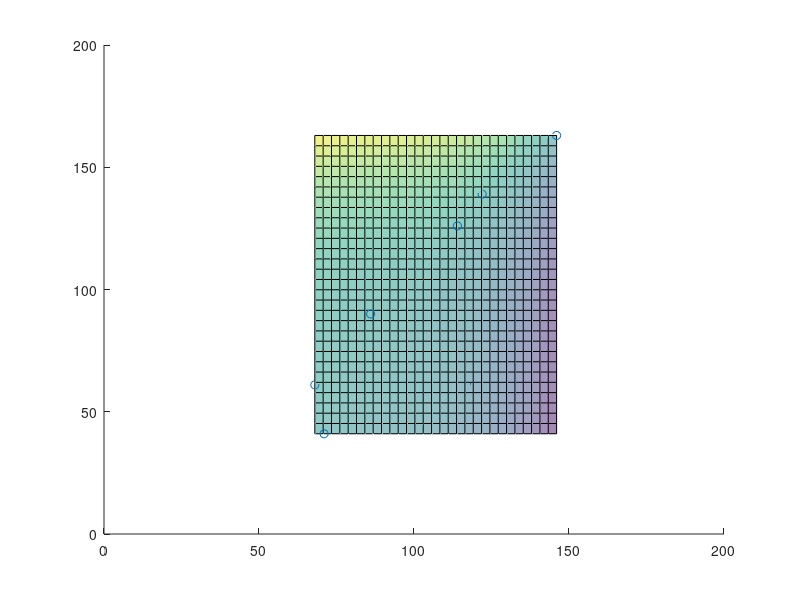

Write MATLAB code to recreate this figure.
hold on
base = [122 139 0.115;
 114 126 0.120;
 086 090 0.105;
 134 144 0.090;
 146 163 0.100;
 107 136 0.120;
 068 061 0.105;
 117 062 0.080;
 071 041 0.100;
 098 120 0.11]

inputs_linear = base(:,1:2)
inputs_quadratico = inputs_linear.^2
X = [ones(size(inputs_linear, 1), 1), inputs_linear]

X_polinomial = [X, inputs_quadratico]
inputs_cubico = inputs_linear.^3;
X_polinomial = [X_polinomial, inputs_cubico];
y = base(:,3)
betas = (X_polinomial'*X_polinomial)^-1*X_polinomial'*y


[x1_grid, x2_grid] = meshgrid(linspace(min(base(:,1)), max(base(:,1)), 30), ...
                              linspace(min(base(:,2)), max(base(:,2)), 30));

y_grid = betas(1) + betas(2)*x1_grid + betas(3)*x2_grid + betas(4)*x1_grid.^2 + betas(5)*x2_grid.^2 + betas(6)*x1_grid.^3 + betas(7)*x2_grid.^3;
surf(x1_grid, x2_grid, y_grid, 'FaceAlpha', 0.5);

plot3(base(:,1),base(:,2) , y, 'o',4);

y_pred = X_polinomial * betas;
R2 = 1 - sum((y - y_pred).^2) / sum((y - mean(y)).^2);
disp(['R² = ', num2str(R2)]);


